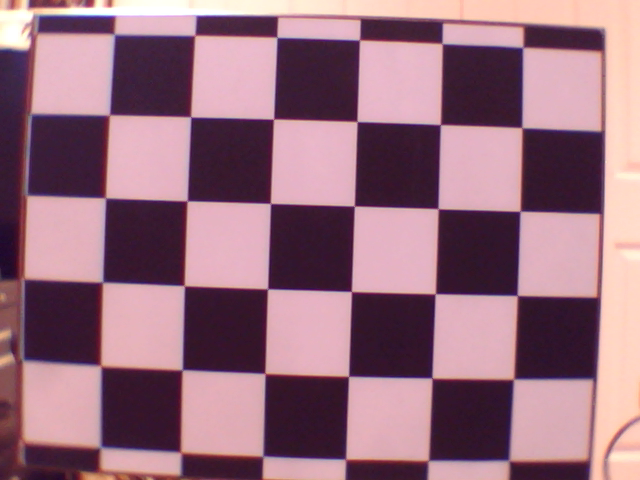
#> input picture images/cam_left.png, 640 x 480 px
$ python calibrate_with_checkerboard.py
#> lines starting #> are read from the running program, lines starting #| are printed output that depends on the picture; after the words box and inside, x2 and y2 are one past the last pixel; in counts of white or black regions, pixels touching at a corner belong together
#> in main, checkerboard_img is the input picture: shape (480, 640, 3); mean B, G, R 125.9, 111.1, 151.8
### src/camera_distortion_calibration/checkerboard.py
import copy
import os
import logging
import argparse
import cv2
import numpy as np
import utilities.blob_analysis as blob_analysis

class CheckerboardIntersections():
    def __init__(self,
                 adaptive_threshold_block_side=17,
                 adaptive_threshold_bias=-10,
                 correlation_threshold=0.8,
                 debug_directory=None
                 ):
        self.adaptive_threshold_block_side = adaptive_threshold_block_side
        if self.adaptive_threshold_block_side % 2 == 0:
            self.adaptive_threshold_block_side += 1
        self.adaptive_threshold_bias = adaptive_threshold_bias
        self.correlation_threshold = correlation_threshold
        self.debug_directory = debug_directory
        if self.debug_directory is not None:
            if not os.path.exists(self.debug_directory):
                os.makedirs(self.debug_directory)

    def FindIntersections(self, checkerboard_img):
        annotated_img = copy.deepcopy(checkerboard_img)

        # Convert to binary with adaptive threshold
        grayscale_pattern_img = cv2.cvtColor(checkerboard_img, cv2.COLOR_BGR2GRAY)
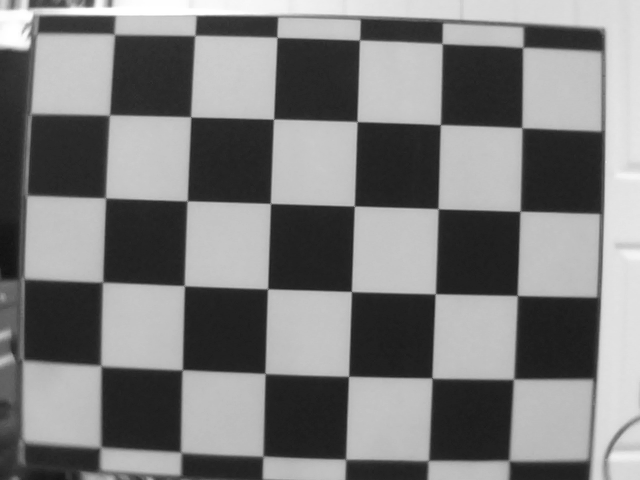
#> grayscale_pattern_img: shape (480, 640); min 17, max 255, mean 125
        thresholded_pattern_img = cv2.adaptiveThreshold(grayscale_pattern_img, 255, cv2.ADAPTIVE_THRESH_MEAN_C,
                                                        cv2.THRESH_BINARY, self.adaptive_threshold_block_side,
                                                        self.adaptive_threshold_bias)
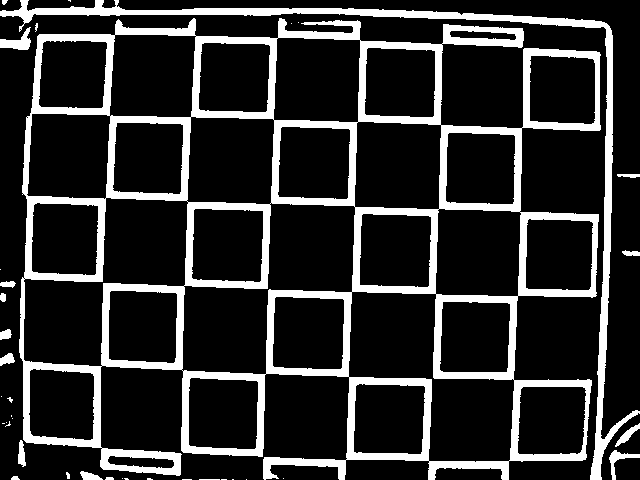
#> thresholded_pattern_img: shape (480, 640); 17.9% white; 38 white regions (20 under 20 px), largest, box (x1, y1, x2, y2) and area: (19, 18, 601, 480) 45287, (0, 0, 640, 480) 7813, (0, 27, 31, 50) 340

        intersection1, intersection2 = self.IntersectionPatterns()
        # Correlate with the intersection patterns
        shifted_correlation1_img = cv2.matchTemplate(thresholded_pattern_img, intersection1, cv2.TM_CCOEFF_NORMED)
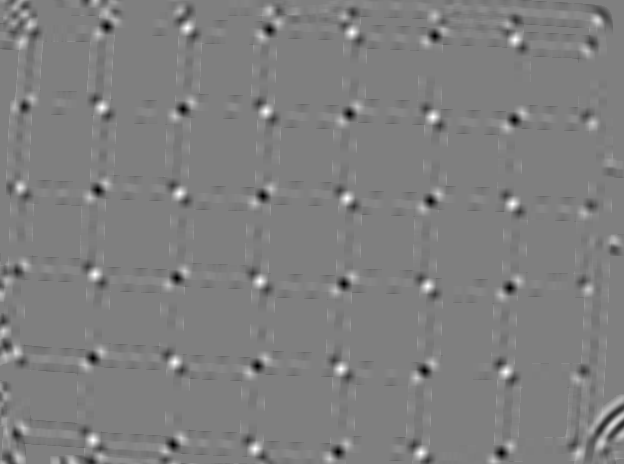
#> shifted_correlation1_img: shape (464, 624) float32; min -0.942, max 0.943, mean 0.000122; drawn with min black and max white
        shifted_correlation2_img = cv2.matchTemplate(thresholded_pattern_img, intersection2, cv2.TM_CCOEFF_NORMED)
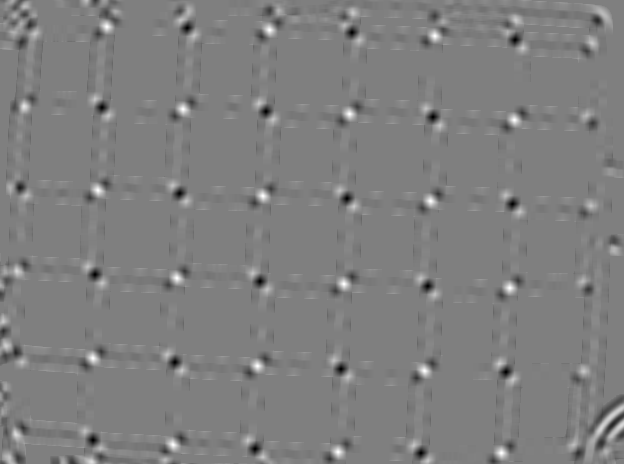
#> shifted_correlation2_img: shape (464, 624) float32; min -0.943, max 0.943, mean -0.000115; drawn with min black and max white
        # Copy the correlation images in images with the size of the original image
        correlation1_img = np.zeros((checkerboard_img.shape[0], checkerboard_img.shape[1]), dtype=float)
        correlation2_img = np.zeros((checkerboard_img.shape[0], checkerboard_img.shape[1]), dtype=float)
        correlation1_img[intersection1.shape[0] // 2: intersection1.shape[0] // 2 + shifted_correlation1_img.shape[0],
        intersection1.shape[1] // 2: intersection1.shape[1] // 2 + shifted_correlation1_img.shape[
            1]] = shifted_correlation1_img
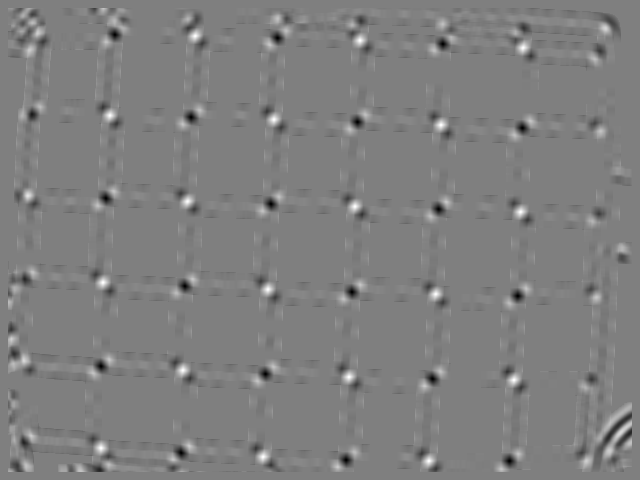
#> correlation1_img: shape (480, 640) float64; min -0.942, max 0.943, mean 0.000115; drawn with min black and max white
        correlation2_img[intersection2.shape[0] // 2: intersection2.shape[0] // 2 + shifted_correlation2_img.shape[0],
        intersection2.shape[1] // 2: intersection2.shape[1] // 2 + shifted_correlation2_img.shape[
            1]] = shifted_correlation2_img
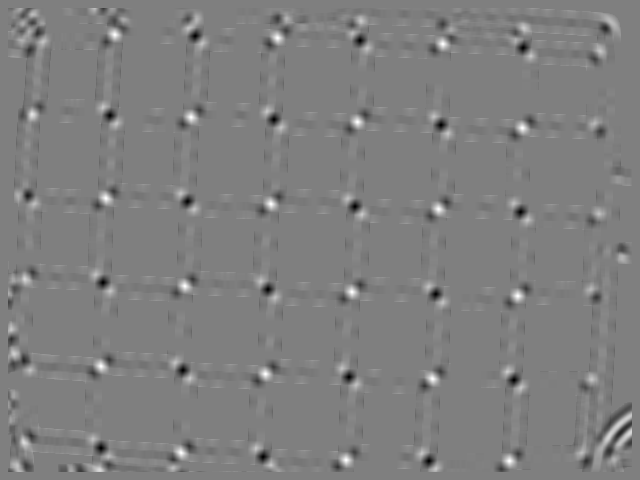
#> correlation2_img: shape (480, 640) float64; min -0.943, max 0.943, mean -0.000109; drawn with min black and max white

        # Threshold the correlation images
        _, thresholded_correlation1_img = cv2.threshold(correlation1_img, self.correlation_threshold, 255, cv2.THRESH_BINARY)
#> thresholded_correlation1_img: shape (480, 640) float64; 0.05% white in thin lines or dots, all inside (x1, y1, x2, y2) = (99, 34, 525, 463)
        _, thresholded_correlation2_img = cv2.threshold(correlation2_img, self.correlation_threshold, 255, cv2.THRESH_BINARY)
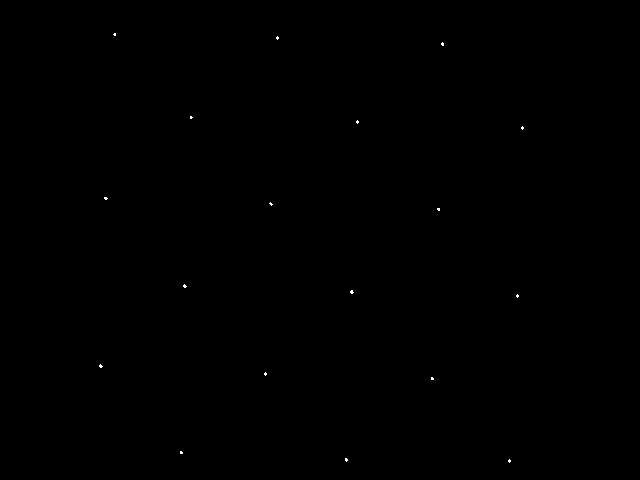
#> thresholded_correlation2_img: shape (480, 640) float64; 0.05% white in thin lines or dots, all inside (x1, y1, x2, y2) = (99, 33, 524, 463)
        thresholded_correlation1_img = thresholded_correlation1_img.astype(np.uint8)
        thresholded_correlation2_img = thresholded_correlation2_img.astype(np.uint8)

        # Blob analysis of the thresholded correlation images
        blob_detector = blob_analysis.BinaryBlobDetector()
        seedPoint_boundingBox1_list, blobs_annotated1_img = blob_detector.DetectBlobs(
            thresholded_correlation1_img.astype(np.uint8))
        seedPoint_boundingBox2_list, blobs_annotated2_img = blob_detector.DetectBlobs(
            thresholded_correlation2_img.astype(np.uint8))

        # Find the center of mass of each blob
        center_of_mass1_list = self.CentersOfMass(seedPoint_boundingBox1_list, thresholded_correlation1_img)
        for (x, y) in center_of_mass1_list:
            cv2.circle(annotated_img, (round(x), round(y)), 3, (255, 0, 0), thickness=1)
        center_of_mass2_list = self.CentersOfMass(seedPoint_boundingBox2_list, thresholded_correlation2_img)
        for (x, y) in center_of_mass2_list:
            cv2.circle(annotated_img, (round(x), round(y)), 3, (0, 255, 0), thickness=1)
        intersections_list = center_of_mass1_list + center_of_mass2_list

        if self.debug_directory is not None:
            annotated_img_filepath = os.path.join(self.debug_directory, "CheckerboardIntersections_FindIntersections_annotated.png")
            cv2.imwrite(annotated_img_filepath, annotated_img)
            thresholded_pattern_img_filepath = os.path.join(self.debug_directory, "CheckerboardIntersections_FindIntersections_thresholdedPattern.png")
            cv2.imwrite(thresholded_pattern_img_filepath, thresholded_pattern_img)
            intersection1_filepath = os.path.join(self.debug_directory, "CheckerboardIntersections_FindIntersections_intersection1.png")
            cv2.imwrite(intersection1_filepath, intersection1)
            intersection2_filepath = os.path.join(self.debug_directory, "CheckerboardIntersections_FindIntersections_intersection2.png")
            cv2.imwrite(intersection2_filepath, intersection2)
            correlation1_img_filepath = os.path.join(self.debug_directory, "CheckerboardIntersections_FindIntersections_correlation1.png")
            cv2.imwrite(correlation1_img_filepath, 127 + 127 * correlation1_img)
            correlation2_img_filepath = os.path.join(self.debug_directory, "CheckerboardIntersections_FindIntersections_correlation2.png")
            cv2.imwrite(correlation2_img_filepath, 127 + 127 * correlation2_img)
            thresholded_correlation1_img_filepath = os.path.join(self.debug_directory,
                                                                 "CheckerboardIntersections_FindIntersections_thresholdedCorrelation1.png")
            cv2.imwrite(thresholded_correlation1_img_filepath, thresholded_correlation1_img)
            thresholded_correlation2_img_filepath = os.path.join(self.debug_directory,
                                                                 "CheckerboardIntersections_FindIntersections_thresholdedCorrelation2.png")
            cv2.imwrite(thresholded_correlation2_img_filepath, thresholded_correlation2_img)
            blobs_annotated1_img_filepath = os.path.join(self.debug_directory, "CheckerboardIntersections_FindIntersections_blobsAnnotated1.png")
            cv2.imwrite(blobs_annotated1_img_filepath, blobs_annotated1_img)

        return intersections_list

    def IntersectionPatterns(self):
        intersection1 = np.zeros((self.adaptive_threshold_block_side, self.adaptive_threshold_block_side), dtype=np.uint8)
        intersection1[0: self.adaptive_threshold_block_side//2, 0: self.adaptive_threshold_block_side//2] = 255
        intersection1[self.adaptive_threshold_block_side//2 + 1:, self.adaptive_threshold_block_side//2 + 1:] = 255
        intersection2 = 255 - intersection1
        intersection1[self.adaptive_threshold_block_side//2, :] = 127
        intersection1[:, self.adaptive_threshold_block_side//2] = 127
        intersection2[self.adaptive_threshold_block_side // 2, :] = 127
        intersection2[:, self.adaptive_threshold_block_side // 2] = 127
        return intersection1, intersection2

    # [7 lines left out: function CentersOfMass, not called in this run]

### src/camera_distortion_calibration/utilities/blob_analysis.py
import cv2
import copy


class BinaryBlobDetector():
    def __init__(self, maximum_center_offset=31):
        self.params = cv2.SimpleBlobDetector_Params()
        self.params.filterByColor = False
        self.params.filterByArea = False
        self.params.filterByCircularity = False
        self.params.filterByConvexity = False
        self.params.filterByInertia = False
        self.params.minArea = 0
        self.params.maxArea = float('inf')
        self.params.minCircularity = 0
        self.params.maxCircularity = 1
        self.params.minConvexity = 0
        self.params.maxConvexity = 1
        self.params.minInertiaRatio = 0
        self.params.maxInertiaRatio = 1
        # https://stackoverflow.com/questions/59217213/opencv-blob-detector-has-offset-on-found-position
        self.params.minThreshold = 128
        self.params.maxThreshold = 129
        self.params.thresholdStep = 1
        self.params.minRepeatability = 1
        self.maximum_center_offset = maximum_center_offset

#> (the run stopped early here; a loop or call above may not have finished)
